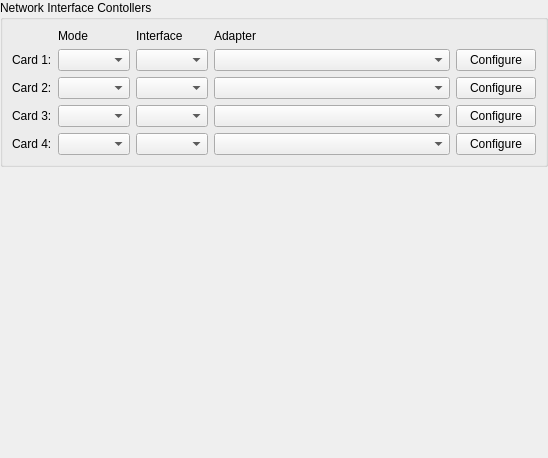
<?xml version="1.0" encoding="UTF-8"?>
<ui version="4.0">
 <class>SettingsNetwork</class>
 <widget class="QWidget" name="SettingsNetwork">
  <property name="geometry">
   <rect>
    <x>0</x>
    <y>0</y>
    <width>548</width>
    <height>458</height>
   </rect>
  </property>
  <property name="windowTitle">
   <string>Form</string>
  </property>
  <layout class="QVBoxLayout" name="verticalLayout">
   <property name="leftMargin">
    <number>0</number>
   </property>
   <property name="topMargin">
    <number>0</number>
   </property>
   <property name="rightMargin">
    <number>0</number>
   </property>
   <property name="bottomMargin">
    <number>0</number>
   </property>
   <item>
    <widget class="QGroupBox" name="groupBox">
     <property name="title">
      <string>Network Interface Contollers</string>
     </property>
     <layout class="QGridLayout" name="gridLayout_3">
      <item row="0" column="4">
       <widget class="QLabel" name="label_7">
        <property name="sizePolicy">
         <sizepolicy hsizetype="MinimumExpanding" vsizetype="Preferred">
          <horstretch>0</horstretch>
          <verstretch>0</verstretch>
         </sizepolicy>
        </property>
        <property name="text">
         <string>Adapter</string>
        </property>
       </widget>
      </item>
      <item row="4" column="3">
       <widget class="QComboBox" name="comboBoxIntf4">
        <property name="sizePolicy">
         <sizepolicy hsizetype="Maximum" vsizetype="Fixed">
          <horstretch>0</horstretch>
          <verstretch>0</verstretch>
         </sizepolicy>
        </property>
       </widget>
      </item>
      <item row="3" column="3">
       <widget class="QComboBox" name="comboBoxIntf3">
        <property name="sizePolicy">
         <sizepolicy hsizetype="Maximum" vsizetype="Fixed">
          <horstretch>0</horstretch>
          <verstretch>0</verstretch>
         </sizepolicy>
        </property>
       </widget>
      </item>
      <item row="3" column="5">
       <widget class="QPushButton" name="pushButtonConf3">
        <property name="sizePolicy">
         <sizepolicy hsizetype="Maximum" vsizetype="Fixed">
          <horstretch>0</horstretch>
          <verstretch>0</verstretch>
         </sizepolicy>
        </property>
        <property name="text">
         <string>Configure</string>
        </property>
       </widget>
      </item>
      <item row="1" column="2">
       <widget class="QComboBox" name="comboBoxNet1">
        <property name="sizePolicy">
         <sizepolicy hsizetype="Maximum" vsizetype="Fixed">
          <horstretch>0</horstretch>
          <verstretch>0</verstretch>
         </sizepolicy>
        </property>
       </widget>
      </item>
      <item row="3" column="0">
       <widget class="QLabel" name="label_6">
        <property name="sizePolicy">
         <sizepolicy hsizetype="Maximum" vsizetype="Preferred">
          <horstretch>0</horstretch>
          <verstretch>0</verstretch>
         </sizepolicy>
        </property>
        <property name="text">
         <string>Card 3:</string>
        </property>
       </widget>
      </item>
      <item row="4" column="4">
       <widget class="QComboBox" name="comboBoxNIC4">
        <property name="sizePolicy">
         <sizepolicy hsizetype="MinimumExpanding" vsizetype="Fixed">
          <horstretch>0</horstretch>
          <verstretch>0</verstretch>
         </sizepolicy>
        </property>
        <property name="sizeAdjustPolicy">
         <enum>QComboBox::AdjustToContents</enum>
        </property>
       </widget>
      </item>
      <item row="1" column="0">
       <widget class="QLabel" name="label_3">
        <property name="sizePolicy">
         <sizepolicy hsizetype="Maximum" vsizetype="Preferred">
          <horstretch>0</horstretch>
          <verstretch>0</verstretch>
         </sizepolicy>
        </property>
        <property name="text">
         <string>Card 1:</string>
        </property>
       </widget>
      </item>
      <item row="0" column="3">
       <widget class="QLabel" name="label_2">
        <property name="sizePolicy">
         <sizepolicy hsizetype="Maximum" vsizetype="Preferred">
          <horstretch>0</horstretch>
          <verstretch>0</verstretch>
         </sizepolicy>
        </property>
        <property name="text">
         <string>Interface</string>
        </property>
       </widget>
      </item>
      <item row="1" column="4">
       <widget class="QComboBox" name="comboBoxNIC1">
        <property name="sizePolicy">
         <sizepolicy hsizetype="MinimumExpanding" vsizetype="Fixed">
          <horstretch>0</horstretch>
          <verstretch>0</verstretch>
         </sizepolicy>
        </property>
        <property name="sizeAdjustPolicy">
         <enum>QComboBox::AdjustToContents</enum>
        </property>
       </widget>
      </item>
      <item row="1" column="5">
       <widget class="QPushButton" name="pushButtonConf1">
        <property name="sizePolicy">
         <sizepolicy hsizetype="Maximum" vsizetype="Fixed">
          <horstretch>0</horstretch>
          <verstretch>0</verstretch>
         </sizepolicy>
        </property>
        <property name="text">
         <string>Configure</string>
        </property>
       </widget>
      </item>
      <item row="3" column="4">
       <widget class="QComboBox" name="comboBoxNIC3">
        <property name="sizePolicy">
         <sizepolicy hsizetype="MinimumExpanding" vsizetype="Fixed">
          <horstretch>0</horstretch>
          <verstretch>0</verstretch>
         </sizepolicy>
        </property>
        <property name="sizeAdjustPolicy">
         <enum>QComboBox::AdjustToContents</enum>
        </property>
       </widget>
      </item>
      <item row="4" column="2">
       <widget class="QComboBox" name="comboBoxNet4">
        <property name="sizePolicy">
         <sizepolicy hsizetype="Maximum" vsizetype="Fixed">
          <horstretch>0</horstretch>
          <verstretch>0</verstretch>
         </sizepolicy>
        </property>
       </widget>
      </item>
      <item row="4" column="0">
       <widget class="QLabel" name="label_5">
        <property name="sizePolicy">
         <sizepolicy hsizetype="Maximum" vsizetype="Preferred">
          <horstretch>0</horstretch>
          <verstretch>0</verstretch>
         </sizepolicy>
        </property>
        <property name="text">
         <string>Card 4:</string>
        </property>
       </widget>
      </item>
      <item row="0" column="2">
       <widget class="QLabel" name="label">
        <property name="sizePolicy">
         <sizepolicy hsizetype="Maximum" vsizetype="Preferred">
          <horstretch>0</horstretch>
          <verstretch>0</verstretch>
         </sizepolicy>
        </property>
        <property name="text">
         <string>Mode</string>
        </property>
       </widget>
      </item>
      <item row="2" column="0">
       <widget class="QLabel" name="label_4">
        <property name="sizePolicy">
         <sizepolicy hsizetype="Maximum" vsizetype="Preferred">
          <horstretch>0</horstretch>
          <verstretch>0</verstretch>
         </sizepolicy>
        </property>
        <property name="text">
         <string>Card 2:</string>
        </property>
       </widget>
      </item>
      <item row="3" column="2">
       <widget class="QComboBox" name="comboBoxNet3">
        <property name="sizePolicy">
         <sizepolicy hsizetype="Maximum" vsizetype="Fixed">
          <horstretch>0</horstretch>
          <verstretch>0</verstretch>
         </sizepolicy>
        </property>
       </widget>
      </item>
      <item row="2" column="2">
       <widget class="QComboBox" name="comboBoxNet2">
        <property name="sizePolicy">
         <sizepolicy hsizetype="Maximum" vsizetype="Fixed">
          <horstretch>0</horstretch>
          <verstretch>0</verstretch>
         </sizepolicy>
        </property>
       </widget>
      </item>
      <item row="2" column="5">
       <widget class="QPushButton" name="pushButtonConf2">
        <property name="sizePolicy">
         <sizepolicy hsizetype="Maximum" vsizetype="Fixed">
          <horstretch>0</horstretch>
          <verstretch>0</verstretch>
         </sizepolicy>
        </property>
        <property name="text">
         <string>Configure</string>
        </property>
       </widget>
      </item>
      <item row="4" column="5">
       <widget class="QPushButton" name="pushButtonConf4">
        <property name="sizePolicy">
         <sizepolicy hsizetype="Maximum" vsizetype="Fixed">
          <horstretch>0</horstretch>
          <verstretch>0</verstretch>
         </sizepolicy>
        </property>
        <property name="text">
         <string>Configure</string>
        </property>
       </widget>
      </item>
      <item row="1" column="3">
       <widget class="QComboBox" name="comboBoxIntf1">
        <property name="sizePolicy">
         <sizepolicy hsizetype="Maximum" vsizetype="Fixed">
          <horstretch>0</horstretch>
          <verstretch>0</verstretch>
         </sizepolicy>
        </property>
       </widget>
      </item>
      <item row="2" column="3">
       <widget class="QComboBox" name="comboBoxIntf2">
        <property name="sizePolicy">
         <sizepolicy hsizetype="Maximum" vsizetype="Fixed">
          <horstretch>0</horstretch>
          <verstretch>0</verstretch>
         </sizepolicy>
        </property>
       </widget>
      </item>
      <item row="2" column="4">
       <widget class="QComboBox" name="comboBoxNIC2">
        <property name="sizePolicy">
         <sizepolicy hsizetype="MinimumExpanding" vsizetype="Fixed">
          <horstretch>0</horstretch>
          <verstretch>0</verstretch>
         </sizepolicy>
        </property>
        <property name="sizeAdjustPolicy">
         <enum>QComboBox::AdjustToContents</enum>
        </property>
       </widget>
      </item>
     </layout>
    </widget>
   </item>
   <item>
    <spacer name="verticalSpacer">
     <property name="orientation">
      <enum>Qt::Vertical</enum>
     </property>
     <property name="sizeHint" stdset="0">
      <size>
       <width>20</width>
       <height>40</height>
      </size>
     </property>
    </spacer>
   </item>
  </layout>
 </widget>
 <resources/>
 <connections/>
</ui>
